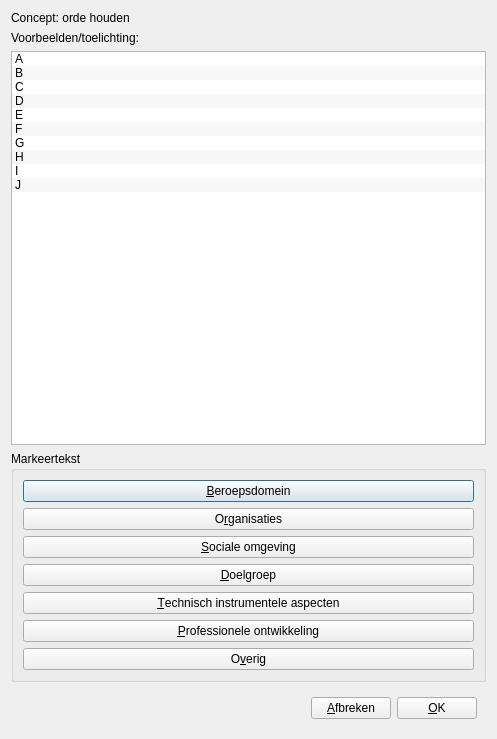
<?xml version="1.0" encoding="UTF-8"?>
<ui version="4.0">
 <class>QtClassifyExamplesDialog</class>
 <widget class="QDialog" name="QtClassifyExamplesDialog">
  <property name="geometry">
   <rect>
    <x>0</x>
    <y>0</y>
    <width>497</width>
    <height>739</height>
   </rect>
  </property>
  <property name="windowTitle">
   <string>Evalueer voorbeelden</string>
  </property>
  <layout class="QVBoxLayout" name="verticalLayout">
   <item>
    <widget class="QLabel" name="label_concept_name">
     <property name="text">
      <string>Concept: orde houden</string>
     </property>
     <property name="wordWrap">
      <bool>true</bool>
     </property>
    </widget>
   </item>
   <item>
    <widget class="QLabel" name="label_above_list">
     <property name="text">
      <string>Voorbeelden/toelichting:</string>
     </property>
    </widget>
   </item>
   <item>
    <widget class="QListWidget" name="list">
     <property name="verticalScrollBarPolicy">
      <enum>Qt::ScrollBarAsNeeded</enum>
     </property>
     <property name="alternatingRowColors">
      <bool>true</bool>
     </property>
     <property name="resizeMode">
      <enum>QListView::Adjust</enum>
     </property>
     <property name="wordWrap">
      <bool>true</bool>
     </property>
     <item>
      <property name="text">
       <string>A</string>
      </property>
      <property name="icon">
       <iconset>
        <normaloff>:/images/PicRed14x14.png</normaloff>:/images/PicRed14x14.png</iconset>
      </property>
     </item>
     <item>
      <property name="text">
       <string>B</string>
      </property>
      <property name="icon">
       <iconset>
        <normaloff>:/images/PicOrange14x14.png</normaloff>:/images/PicOrange14x14.png</iconset>
      </property>
     </item>
     <item>
      <property name="text">
       <string>C</string>
      </property>
      <property name="icon">
       <iconset>
        <normaloff>:/images/PicYellow14x14.png</normaloff>:/images/PicYellow14x14.png</iconset>
      </property>
     </item>
     <item>
      <property name="text">
       <string>D</string>
      </property>
      <property name="icon">
       <iconset>
        <normaloff>:/images/PicGreen14x14.png</normaloff>:/images/PicGreen14x14.png</iconset>
      </property>
     </item>
     <item>
      <property name="text">
       <string>E</string>
      </property>
      <property name="icon">
       <iconset>
        <normaloff>:/images/PicCyan14x14.png</normaloff>:/images/PicCyan14x14.png</iconset>
      </property>
     </item>
     <item>
      <property name="text">
       <string>F</string>
      </property>
      <property name="icon">
       <iconset>
        <normaloff>:/images/PicBlue14x14.png</normaloff>:/images/PicBlue14x14.png</iconset>
      </property>
     </item>
     <item>
      <property name="text">
       <string>G</string>
      </property>
      <property name="icon">
       <iconset>
        <normaloff>:/images/PicPurple14x14.png</normaloff>:/images/PicPurple14x14.png</iconset>
      </property>
     </item>
     <item>
      <property name="text">
       <string>H</string>
      </property>
      <property name="icon">
       <iconset>
        <normaloff>:/images/PicWhite14x14.png</normaloff>:/images/PicWhite14x14.png</iconset>
      </property>
     </item>
     <item>
      <property name="text">
       <string>I</string>
      </property>
      <property name="icon">
       <iconset>
        <normaloff>:/images/PicWhite14x14.png</normaloff>:/images/PicWhite14x14.png</iconset>
      </property>
     </item>
     <item>
      <property name="text">
       <string>J</string>
      </property>
      <property name="icon">
       <iconset>
        <normaloff>:/images/PicWhite14x14.png</normaloff>:/images/PicWhite14x14.png</iconset>
      </property>
     </item>
    </widget>
   </item>
   <item>
    <widget class="QGroupBox" name="groupBox">
     <property name="layoutDirection">
      <enum>Qt::LeftToRight</enum>
     </property>
     <property name="title">
      <string>Markeertekst</string>
     </property>
     <layout class="QVBoxLayout" name="verticalLayout_2">
      <item>
       <widget class="QPushButton" name="button_prof">
        <property name="sizePolicy">
         <sizepolicy hsizetype="Minimum" vsizetype="Minimum">
          <horstretch>0</horstretch>
          <verstretch>0</verstretch>
         </sizepolicy>
        </property>
        <property name="text">
         <string>&amp;Beroepsdomein</string>
        </property>
        <property name="icon">
         <iconset resource="QtConceptMap.qrc">
          <normaloff>:/QtConceptMap/pics/Red.png</normaloff>:/QtConceptMap/pics/Red.png</iconset>
        </property>
        <property name="checkable">
         <bool>false</bool>
        </property>
        <property name="flat">
         <bool>false</bool>
        </property>
       </widget>
      </item>
      <item>
       <widget class="QPushButton" name="button_organisations">
        <property name="sizePolicy">
         <sizepolicy hsizetype="Minimum" vsizetype="Minimum">
          <horstretch>0</horstretch>
          <verstretch>0</verstretch>
         </sizepolicy>
        </property>
        <property name="text">
         <string>O&amp;rganisaties</string>
        </property>
        <property name="icon">
         <iconset resource="QtConceptMap.qrc">
          <normaloff>:/QtConceptMap/pics/Orange.png</normaloff>:/QtConceptMap/pics/Orange.png</iconset>
        </property>
       </widget>
      </item>
      <item>
       <widget class="QPushButton" name="button_social">
        <property name="sizePolicy">
         <sizepolicy hsizetype="Minimum" vsizetype="Minimum">
          <horstretch>0</horstretch>
          <verstretch>0</verstretch>
         </sizepolicy>
        </property>
        <property name="text">
         <string>&amp;Sociale omgeving</string>
        </property>
        <property name="icon">
         <iconset resource="QtConceptMap.qrc">
          <normaloff>:/QtConceptMap/pics/Yellow.png</normaloff>:/QtConceptMap/pics/Yellow.png</iconset>
        </property>
       </widget>
      </item>
      <item>
       <widget class="QPushButton" name="button_target_audience">
        <property name="sizePolicy">
         <sizepolicy hsizetype="Minimum" vsizetype="Minimum">
          <horstretch>0</horstretch>
          <verstretch>0</verstretch>
         </sizepolicy>
        </property>
        <property name="text">
         <string>&amp;Doelgroep</string>
        </property>
        <property name="icon">
         <iconset resource="QtConceptMap.qrc">
          <normaloff>:/QtConceptMap/pics/Green.png</normaloff>:/QtConceptMap/pics/Green.png</iconset>
        </property>
       </widget>
      </item>
      <item>
       <widget class="QPushButton" name="button_ti_knowledge">
        <property name="sizePolicy">
         <sizepolicy hsizetype="Minimum" vsizetype="Minimum">
          <horstretch>0</horstretch>
          <verstretch>0</verstretch>
         </sizepolicy>
        </property>
        <property name="text">
         <string>&amp;Technisch instrumentele aspecten</string>
        </property>
        <property name="icon">
         <iconset resource="QtConceptMap.qrc">
          <normaloff>:/QtConceptMap/pics/Cyan.png</normaloff>:/QtConceptMap/pics/Cyan.png</iconset>
        </property>
       </widget>
      </item>
      <item>
       <widget class="QPushButton" name="button_prof_development">
        <property name="sizePolicy">
         <sizepolicy hsizetype="Minimum" vsizetype="Minimum">
          <horstretch>0</horstretch>
          <verstretch>0</verstretch>
         </sizepolicy>
        </property>
        <property name="text">
         <string>&amp;Professionele ontwikkeling</string>
        </property>
        <property name="icon">
         <iconset resource="QtConceptMap.qrc">
          <normaloff>:/QtConceptMap/pics/Blue.png</normaloff>:/QtConceptMap/pics/Blue.png</iconset>
        </property>
       </widget>
      </item>
      <item>
       <widget class="QPushButton" name="button_misc">
        <property name="sizePolicy">
         <sizepolicy hsizetype="Minimum" vsizetype="Minimum">
          <horstretch>0</horstretch>
          <verstretch>0</verstretch>
         </sizepolicy>
        </property>
        <property name="text">
         <string>O&amp;verig</string>
        </property>
        <property name="icon">
         <iconset resource="QtConceptMap.qrc">
          <normaloff>:/QtConceptMap/pics/Purple.png</normaloff>:/QtConceptMap/pics/Purple.png</iconset>
        </property>
       </widget>
      </item>
     </layout>
    </widget>
   </item>
   <item>
    <widget class="QWidget" name="widget" native="true">
     <layout class="QHBoxLayout" name="horizontalLayout_2">
      <item>
       <spacer name="horizontalSpacer">
        <property name="orientation">
         <enum>Qt::Horizontal</enum>
        </property>
        <property name="sizeHint" stdset="0">
         <size>
          <width>40</width>
          <height>20</height>
         </size>
        </property>
       </spacer>
      </item>
      <item>
       <widget class="QPushButton" name="button_cancel">
        <property name="toolTip">
         <string>wijzigingen</string>
        </property>
        <property name="text">
         <string>&amp;Afbreken</string>
        </property>
       </widget>
      </item>
      <item>
       <widget class="QPushButton" name="button_ok">
        <property name="toolTip">
         <string>Dit scherm sluiten met behoud van gedane wijzigingen</string>
        </property>
        <property name="text">
         <string>&amp;OK</string>
        </property>
       </widget>
      </item>
     </layout>
    </widget>
   </item>
  </layout>
 </widget>
 <resources>
  <include location="QtConceptMap.qrc"/>
 </resources>
 <connections/>
</ui>
